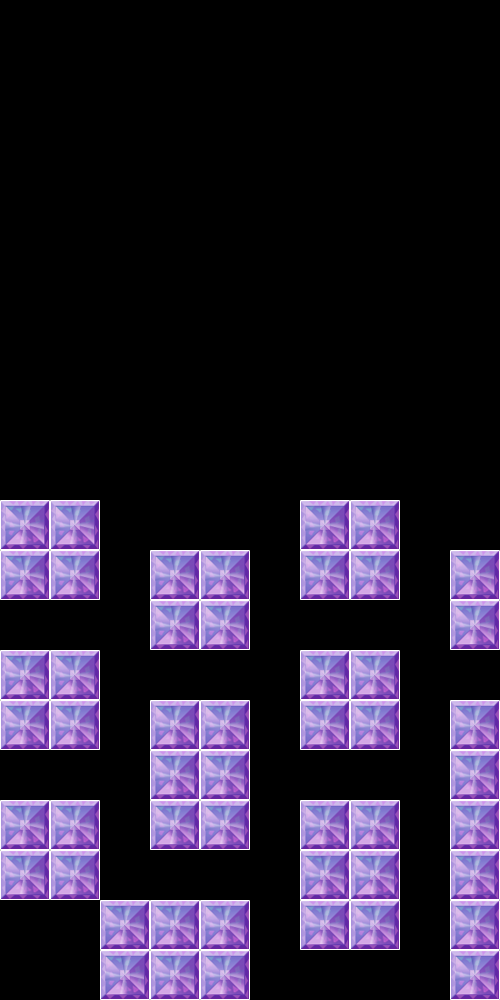

A level layout from a 2D game, rendered from its tile map. Below: a short description, then the map file with tile-grid data replaced by summaries:
An orthogonal 10x20 tile map with 50x50 px tiles, 1 tile layer (Map).

<map version="1.0" orientation="orthogonal" renderorder="right-down" width="10" height="20" tilewidth="50" tileheight="50" nextobjectid="1">
 <tileset firstgid="1" name="av7" tilewidth="50" tileheight="50" tilecount="1">
  <image source="av7.png" width="50" height="50" />
 </tileset>
 <layer name="Map" width="10" height="20">
  <data>[200 cells, 50 non-empty, 1 distinct tile ids]</data>
 </layer>
</map>
